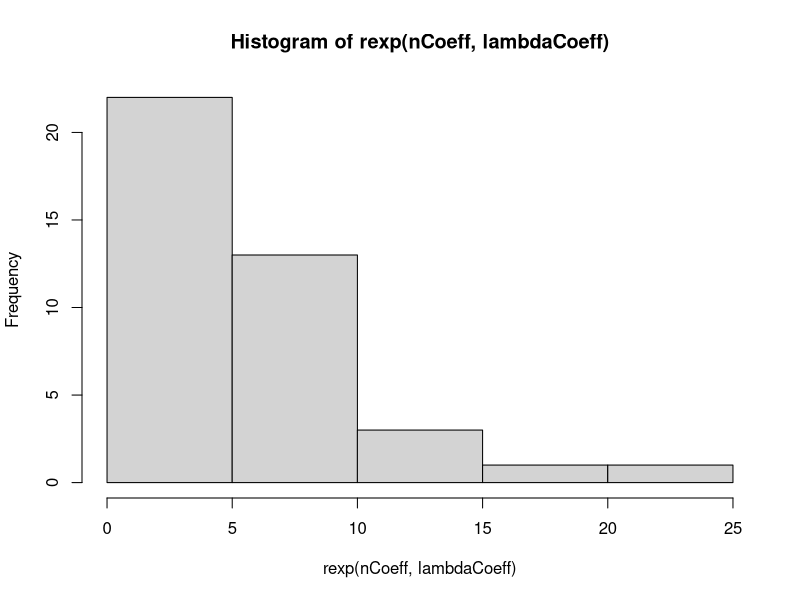
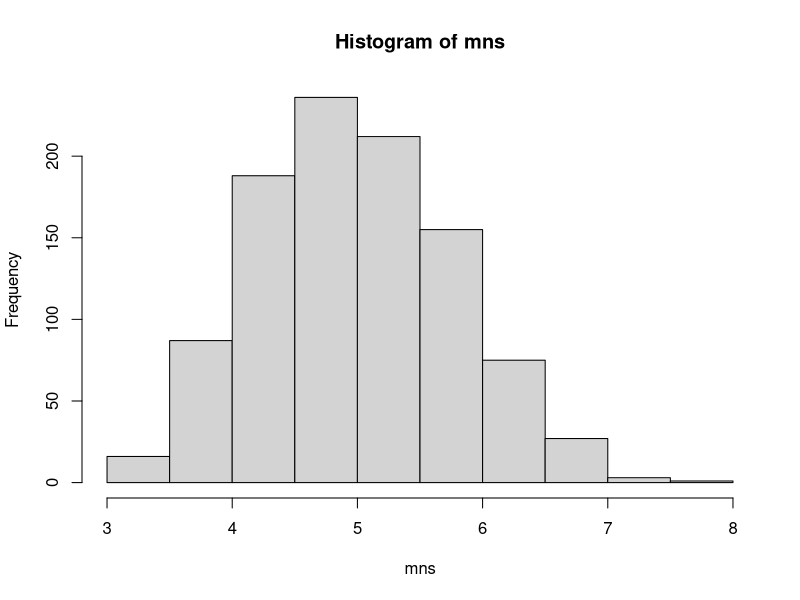

The R script that drew these images, in order:
lambdaCoeff  <- 0.2;
nCoeff       <- 40;
nSimulations <- 1000;
distrMean    <- 1 / lambdaCoeff;
distrStdDev  <- distrMean;


hist(rexp(nCoeff, lambdaCoeff));
distrMean
distrStdDev
readline();
mns <- NULL;
for (i in 1 : nSimulations){
    mns = c(mns, mean(rexp(nCoeff, lambdaCoeff)));
}
hist(mns);

